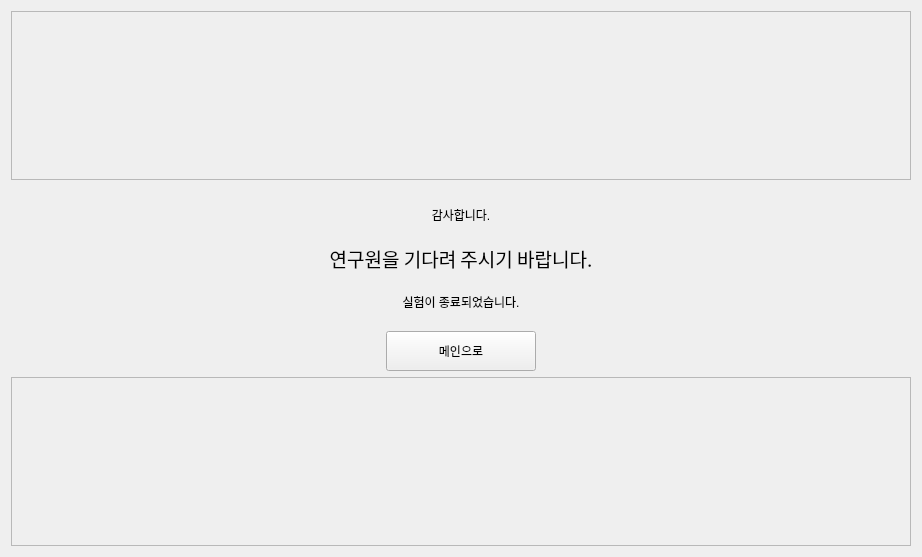
<?xml version="1.0" encoding="UTF-8"?>
<ui version="4.0">
 <class>End_test</class>
 <widget class="QWidget" name="End_test">
  <property name="geometry">
   <rect>
    <x>0</x>
    <y>0</y>
    <width>922</width>
    <height>557</height>
   </rect>
  </property>
  <property name="windowTitle">
   <string>실험종료</string>
  </property>
  <layout class="QVBoxLayout" name="verticalLayout">
   <item>
    <widget class="QFrame" name="frame">
     <property name="frameShape">
      <enum>QFrame::StyledPanel</enum>
     </property>
     <property name="frameShadow">
      <enum>QFrame::Raised</enum>
     </property>
    </widget>
   </item>
   <item>
    <layout class="QVBoxLayout" name="center_frame" stretch="0,0,0,0">
     <property name="spacing">
      <number>20</number>
     </property>
     <property name="topMargin">
      <number>20</number>
     </property>
     <item>
      <widget class="QLabel" name="label_3">
       <property name="styleSheet">
        <string notr="true">font: 14pt &quot;Agency FB&quot;;</string>
       </property>
       <property name="text">
        <string>감사합니다.</string>
       </property>
       <property name="scaledContents">
        <bool>false</bool>
       </property>
       <property name="alignment">
        <set>Qt::AlignCenter</set>
       </property>
      </widget>
     </item>
     <item>
      <widget class="QLabel" name="label_2">
       <property name="font">
        <font>
         <family>Agency FB</family>
         <pointsize>14</pointsize>
         <weight>50</weight>
         <italic>false</italic>
         <bold>false</bold>
        </font>
       </property>
       <property name="styleSheet">
        <string notr="true">font: 14pt &quot;Agency FB&quot;;</string>
       </property>
       <property name="text">
        <string>연구원을 기다려 주시기 바랍니다.</string>
       </property>
       <property name="scaledContents">
        <bool>false</bool>
       </property>
       <property name="alignment">
        <set>Qt::AlignCenter</set>
       </property>
      </widget>
     </item>
     <item>
      <widget class="QLabel" name="label_4">
       <property name="styleSheet">
        <string notr="true">font: 14pt &quot;Agency FB&quot;;</string>
       </property>
       <property name="text">
        <string>실험이 종료되었습니다.</string>
       </property>
       <property name="scaledContents">
        <bool>false</bool>
       </property>
       <property name="alignment">
        <set>Qt::AlignCenter</set>
       </property>
      </widget>
     </item>
     <item>
      <layout class="QHBoxLayout" name="horizontalLayout">
       <item>
        <widget class="QPushButton" name="end_test_btn">
         <property name="minimumSize">
          <size>
           <width>150</width>
           <height>40</height>
          </size>
         </property>
         <property name="maximumSize">
          <size>
           <width>150</width>
           <height>40</height>
          </size>
         </property>
         <property name="layoutDirection">
          <enum>Qt::LeftToRight</enum>
         </property>
         <property name="styleSheet">
          <string notr="true">font: 75 14pt &quot;맑은 고딕&quot;;
</string>
         </property>
         <property name="text">
          <string>메인으로</string>
         </property>
         <property name="checkable">
          <bool>false</bool>
         </property>
        </widget>
       </item>
      </layout>
     </item>
    </layout>
   </item>
   <item>
    <widget class="QFrame" name="frame_2">
     <property name="frameShape">
      <enum>QFrame::StyledPanel</enum>
     </property>
     <property name="frameShadow">
      <enum>QFrame::Raised</enum>
     </property>
    </widget>
   </item>
  </layout>
 </widget>
 <resources/>
 <connections>
  <connection>
   <sender>end_test_btn</sender>
   <signal>clicked()</signal>
   <receiver>End_test</receiver>
   <slot>close()</slot>
   <hints>
    <hint type="sourcelabel">
     <x>84</x>
     <y>344</y>
    </hint>
    <hint type="destinationlabel">
     <x>460</x>
     <y>278</y>
    </hint>
   </hints>
  </connection>
 </connections>
</ui>
